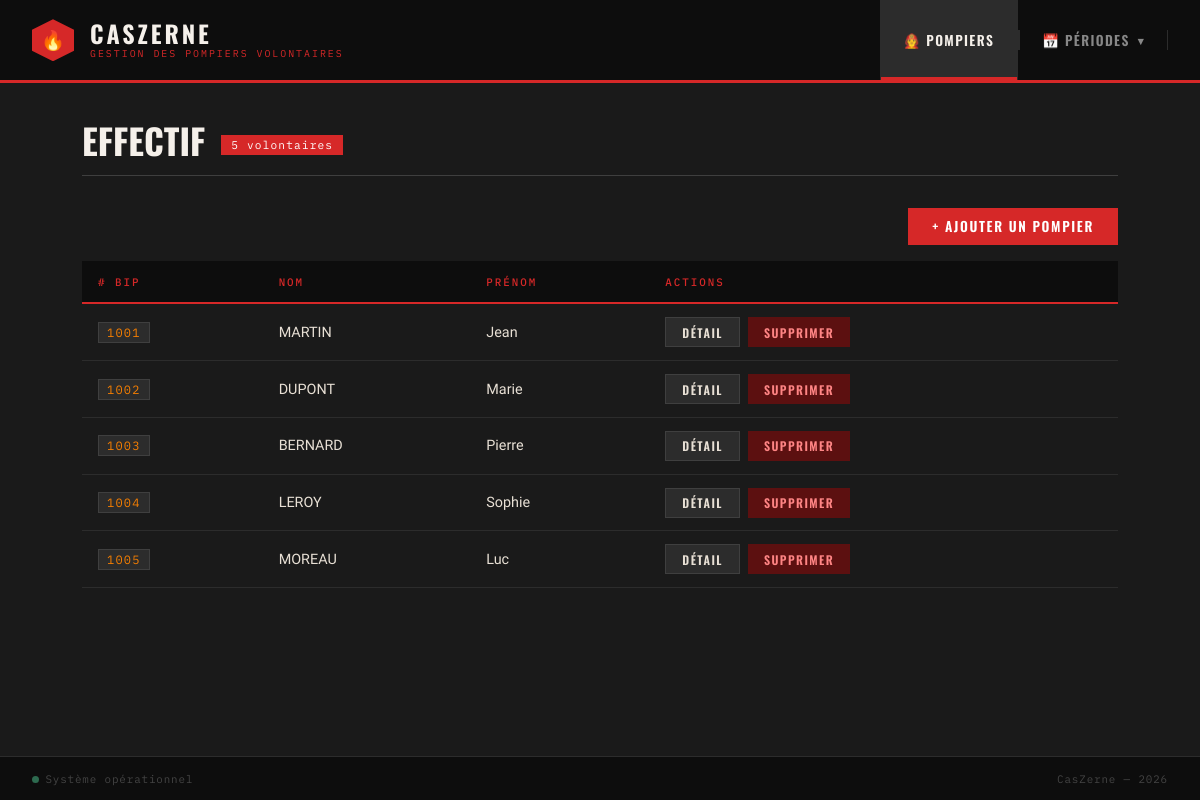
The page / on the database its author committed.
### tables this page shows
CREATE TABLE VOLONTAIRE (
    idVolontaire INT          NOT NULL AUTO_INCREMENT,
    nom          VARCHAR(80)  NOT NULL,
    prenom       VARCHAR(80)  NOT NULL,
    numeroBip    VARCHAR(10)  NOT NULL COMMENT 'Identifiant radio unique du pompier',
    nbGardes     INT          NOT NULL DEFAULT 0 COMMENT 'Compteur cumulé de gardes effectuées',
    PRIMARY KEY (idVolontaire),
    UNIQUE KEY uq_numeroBip (numeroBip)
);

### controleur/listePompiers.php (called while the page is built, shortened)
<?php
require_once RACINE . '/Core/Pompier.php';
require_once RACINE . '/Core/DAO/PompierDAO.php';
try {
    $dao      = new PompierDAO();
    $pompiers = $dao->getTous();
} catch (Exception $e) {
    $pompiers = [];
    $erreur   = "Impossible de contacter la base de données.";
}
require_once RACINE . '/vue/entete.php';
require_once RACINE . '/vue/vueListePompiers.php';
require_once RACINE . '/vue/pied.php';

### index.php (called while the page is built, shortened)
<?php
$action = $_GET['action'] ?? 'defaut';
$fichierControleur = controleurPrincipal($action);
require_once RACINE . '/controleur/' . $fichierControleur;

### modele/Connexion.php (called while the page is built, shortened)
<?php
class Connexion {
    private static ?PDO $instance = null;
    public static function getConnexion(): PDO {
        if (self::$instance === null) {
            $login   = "votre_login";
            $mdp     = "votre_mot_de_passe";
            $bd      = "nom_de_la_table";
            $serveur = "ip_serveur_ou_localhost";
            self::$instance = new PDO(
                "mysql:host=$serveur;dbname=$bd;charset=utf8",
                $login,
                $mdp,
                [PDO::ATTR_ERRMODE => PDO::ERRMODE_EXCEPTION,
                 PDO::ATTR_DEFAULT_FETCH_MODE => PDO::FETCH_ASSOC]
            );
        }
        return self::$instance;
    }
}

### Core/DAO/PompierDAO.php (called while the page is built, shortened)
<?php
require_once __DIR__ . '/../../modele/Connexion.php';
class PompierDAO {
    private PDO $connexion;
    public function __construct() {
        $this->connexion = Connexion::getConnexion();
    }
    public function getTous(): array {
        $sql = "SELECT * FROM VOLONTAIRE";
        $stmt = $this->connexion->query($sql);
        $pompiers = array();
        while ($ligne = $stmt->fetch()) {
            $pompiers[] = new Pompier(
                $ligne['nom'],
                $ligne['prenom'],
                $ligne['numeroBip']
            );
        }
        return $pompiers;
    }
}

### Core/Pompier.php (called while the page is built, shortened)
<?php
class Pompier {
    private string $nomPompier;
    private string $prenomPompier;
    private string $numeroBip;
    public function getNomPompier(): string {
        return $this->nomPompier;
    }
    public function getPrenomPompier(): string {
        return $this->prenomPompier;
    }
    public function getNumeroBip(): string {
        return $this->numeroBip;
    }
    public function __construct(string $nom, string $prenom , string $numero) {
        $this->nomPompier = $nom;
        $this->prenomPompier = $prenom;
        $this->numeroBip = $numero;
    }
}

### vue/vueListePompiers.php (the view, shortened to what this page needs)
<div class="page-title">
    <h1>Effectif</h1>
    <span class="badge">
        <?= count($pompiers) ?> volontaire<?= count($pompiers) > 1 ? 's' : '' ?>
    </span>
</div>
<?php if (empty($pompiers)): ?>
    <div class="empty-state">
        <div class="icon">🧑‍🚒</div>
        <p>Aucun pompier enregistré pour le moment.</p>
        <br>
        <a href="index.php?action=ajouterPompier" class="btn btn-rouge">+ Ajouter un pompier</a>
    </div>
<?php else: ?>
    <div style="display:flex; justify-content:flex-end; margin-bottom:1rem;">
        <a href="index.php?action=ajouterPompier" class="btn btn-rouge">+ Ajouter un pompier</a>
    </div>
    <div class="table-wrapper">
        <table>
            <thead>
                <tr>
                    <th>#&nbsp;BIP</th>
                    <th>Nom</th>
                    <th>Prénom</th>
                    <th>Actions</th>
                </tr>
            </thead>
            <tbody>
                <?php foreach ($pompiers as $p): ?>
                <tr>
                    <td><span class="badge-bip"><?= htmlspecialchars($p->getNumeroBip()) ?></span></td>
                    <td><?= htmlspecialchars(strtoupper($p->getNomPompier())) ?></td>
                    <td><?= htmlspecialchars($p->getPrenomPompier()) ?></td>
                    <td>
                        <div class="actions-cell">
                            <a href="index.php?action=detailPompier&bip=<?= urlencode($p->getNumeroBip()) ?>"
                               class="btn btn-acier btn-sm">Détail</a>
                            <a href="index.php?action=supprimerPompier&bip=<?= urlencode($p->getNumeroBip()) ?>"
                               class="btn btn-danger btn-sm"
                               onclick="return confirm('Supprimer le pompier <?= htmlspecialchars($p->getPrenomPompier().' '.$p->getNomPompier()) ?> ?')">
                                Supprimer
                            </a>
                        </div>
                    </td>
                </tr>
                <?php endforeach; ?>
            </tbody>
        </table>
    </div>
<?php endif; ?>

### vue/CSS/style.css (style rules this page uses)
:root { --rouge: #D62828; --rouge-feu: #F77F00; --noir: #0D0D0D; --charbon: #1A1A1A; --acier: #2C2C2C; --gris: #3F3F3F; --clair: #E8E0D5; --blanc: #F5F0EA; --vert-ok: #2D6A4F; }
*, *::before, *::after { box-sizing: border-box; margin: 0; padding: 0; }
body { background: var(--charbon); color: var(--clair); font-family: 'Source Sans 3', sans-serif; font-size: 16px; min-height: 100vh; display: flex; flex-direction: column; }
.page-title { display: flex; align-items: flex-end; gap: 1rem; margin-bottom: 2rem; padding-bottom: 1rem; border-bottom: 1px solid var(--gris); }
.page-title h1 { font-family: 'Oswald', sans-serif; font-size: 2.2rem; font-weight: 700; text-transform: uppercase; color: var(--blanc); line-height: 1; }
.page-title .badge { font-family: 'IBM Plex Mono', monospace; font-size: 0.7rem; background: var(--rouge); color: #fff; padding: 3px 10px; letter-spacing: 0.1em; margin-bottom: 4px; }
.btn { font-family: 'Oswald', sans-serif; font-size: 0.85rem; font-weight: 600; letter-spacing: 0.12em; text-transform: uppercase; padding: .55rem 1.5rem; border: none; cursor: pointer; text-decoration: none; display: inline-flex; align-items: center; gap: .5rem; transition: filter .15s, transform .1s; }
.btn-rouge { background: var(--rouge); color: #fff; }
.btn-acier { background: var(--acier); color: var(--clair); border: 1px solid var(--gris); }
.btn-danger { background: #5c1010; color: #ff8585; }
.btn-sm { font-size: .75rem; padding: .35rem 1rem; }
.table-wrapper { overflow-x: auto; }
table { width: 100%; border-collapse: collapse; font-size: 0.9rem; }
thead tr { background: var(--noir); border-bottom: 2px solid var(--rouge); }
thead th { font-family: 'IBM Plex Mono', monospace; font-size: 0.68rem; font-weight: 500; color: var(--rouge); letter-spacing: 0.18em; text-transform: uppercase; padding: .85rem 1rem; text-align: left; }
tbody tr { border-bottom: 1px solid var(--acier); transition: background .15s; }
tbody td { padding: .8rem 1rem; color: var(--clair); vertical-align: middle; }
.badge-bip { background: var(--acier); border: 1px solid var(--gris); font-family: 'IBM Plex Mono', monospace; font-size: 0.75rem; padding: 2px 8px; color: var(--rouge-feu); letter-spacing: 0.1em; }
.actions-cell { display: flex; gap: .5rem; }

### rows shown on the page
volontaire: numeroBip "1001", nom "MARTIN", prenom "Jean"
volontaire: numeroBip "1002", nom "DUPONT", prenom "Marie"
volontaire: numeroBip "1003", nom "BERNARD", prenom "Pierre"
volontaire: numeroBip "1004", nom "LEROY", prenom "Sophie"
volontaire: numeroBip "1005", nom "MOREAU", prenom "Luc"

### other values the page prints
count($pompiers) "5"
